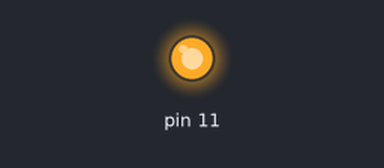
The program below on a simulated Raspberry Pi (header pin numbers). Parts: output pins drawn as LEDs (lit = HIGH).

Above: at 1.0 s.
At 23.5 s:
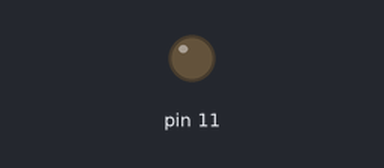
Timing chart, 0 to 33.2 s (numbered marks = the images above):
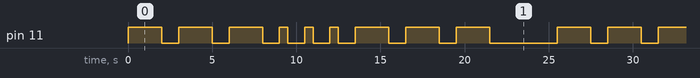

Measured:
- by itself, pin 11: repeats every 25.5 s: 2 × (LOW 1.0 s, HIGH 2.0 s), 3 × (LOW 1.0 s, HIGH 0.50 s), 3 × (LOW 1.0 s, HIGH 2.0 s), LOW 4.0 s, HIGH 2.0 s
- by itself, everything shown: repeats every 25.5 s, in 18 steps

The program:

SOS.py
```python
import RPi.GPIO as GPIO
from time import sleep

GPIO.setmode (GPIO.BOARD)
GPIO.setup (11, GPIO.OUT)
while True:
    GPIO.output(11, True)
    sleep (2)
    GPIO.output(11,False)
    sleep (1)
    GPIO.output(11, True)
    sleep (2)
    GPIO.output(11,False)
    sleep (1)
    GPIO.output(11, True)
    sleep (2)
    GPIO.output(11,False)
    sleep (1)
    GPIO.output(11, True)
    sleep (0.5)
    GPIO.output(11,False)
    sleep (1)
    GPIO.output(11, True)
    sleep (0.5)
    GPIO.output(11,False)
    sleep (1)
    GPIO.output(11, True)
    sleep (0.5)
    GPIO.output(11,False)
    sleep (1)
    GPIO.output(11, True)
    sleep (2)
    GPIO.output(11,False)
    sleep (1)
    GPIO.output(11, True)
    sleep (2)
    GPIO.output(11,False)
    sleep (1)
    GPIO.output(11, True)
    sleep (2)
    GPIO.output(11,False)
    sleep (4)
```
